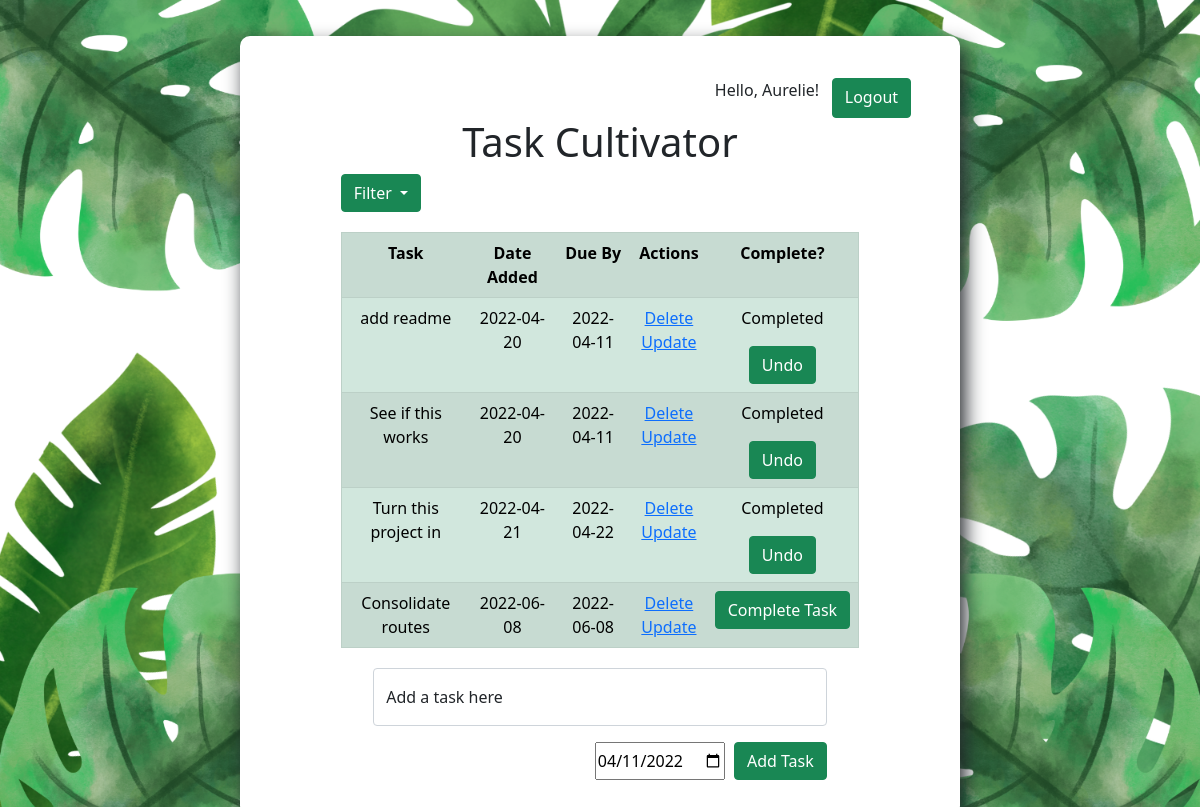
The app's page / (signed in) with its own data.
### index.py (models this page shows, shortened)
class User(db.Model, UserMixin):
    __table_name__ = 'user'
    id = db.Column(db.Integer, primary_key=True)
    first_name = db.Column(db.String(20), nullable=False)
    last_name = db.Column(db.String(20), nullable=False)
    password = db.Column(db.String(80), nullable=False)
    email = db.Column(db.String(30), nullable=False, unique=True)
    todos = db.relationship('Todo', backref='user')

class Todo(db.Model):
    __table_name__ = 'todo'
    id = db.Column(db.Integer, primary_key=True)
    content = db.Column(db.String(200), nullable=False)
    due_date = db.Column(db.DateTime, nullable=False, default=datetime.utcnow)
    completed = db.Column(db.Integer, default=0)
    data_created = db.Column(db.DateTime, default=datetime.utcnow)
    is_complete = db.Column(db.Boolean, default=False)
    user_id = db.Column(db.Integer, db.ForeignKey('user.id'), nullable=False)

### index.py (the view)
@app.route('/', methods=['GET'])
@login_required
def index():
    tasks = Todo.query.order_by(Todo.data_created).filter_by(
        user_id=current_user.id).all()
    logged_in_user = User.query.filter_by(id=current_user.id).first()
    return render_template('index.html', tasks=tasks, user=logged_in_user)

### index.py (called while the page is built)
@login_manager.user_loader  # loads user from database
def load_user(user_id):  # user_id is the id of the user
    return User.query.get(int(user_id))  # returns user object

### templates/index.html (shortened to what this page needs)
{% extends 'base.html' %}  {% block body %}
<div class="page">
  <head>
    <link
      href="https://cdn.jsdelivr.net/npm/bootstrap@5.1.3/dist/css/bootstrap.min.css"
      rel="stylesheet"
    />
  </head>
  <div class="content task-striker">
    <div class="logout-button">
      <p style="margin-right: 2%">Hello, {{user.first_name}}!</p>
      <a class="btn btn-success" href="/logout" role="button">Logout</a>
    </div>
    <h1 class="headers">Task Cultivator</h1>
    {% if tasks|length < 1 %}
    <h4 class="headers">
      Hi {{user.first_name}}! You don't seem to have any tasks at the moment.
      Create one below!
    </h4>
    {% else %}
    <div class="dropdown filter-button">
      <button
        class="btn btn-success dropdown-toggle"
        type="button"
        id="dropdownMenuButton1"
        data-bs-toggle="dropdown"
        aria-expanded="false"
      >
        Filter
      </button>
    </div>
    <table class="table table-success table-striped table-hover task-table">
      <tr style="text-align: center">
        <th>Task</th>
        <th>Date Added</th>
        <th>Due By</th>
        <th>Actions</th>
        <th>Complete?</th>
      </tr>
      {% for task in tasks%}
      <tr>
        <td>{{task.content}}</td>
        <td>{{task.data_created.date()}}</td>
        <td>{{task.due_date.date()}}</td>
        <td>
          <a href="/task/{{task.id}}/delete">Delete</a>
          <br />
          <a href="/task/{{task.id}}/update">Update</a>
        </td>
        <td>
          {% if task.is_complete == True %}
          <p>Completed</p>
          <form action="/task/{{task.id}}/complete" method="POST">
            <input type="submit" class="btn btn-success" value="Undo" />
          </form>
          {% else %}
          <form action="/task/{{task.id}}/complete" method="POST">
            <input
              type="submit"
              class="btn btn-success"
              value="Complete Task"
            />
          </form>
          {% endif %}
        </td>
      </tr>
      {% endfor %}
    </table>
    {% endif %}
    <div class="form">
      <form action="/task/add" method="POST">
        <div class="form-floating mb-3">
          <input
            type="text"
            name="content"
            class="form-control"
            id="floatingInput content"
            placeholder="name@example.com"
          />
          <label for="floatingInput">Add a task here</label>
        </div>
        <div class="date-submit">
          <input
            type="date"
            id="due_date"
            name="due_date"
            value="2022-04-11"
            min="2022-04-11"
            max="2028-12-31"
            style="margin-right: 2%"
          />
          <input type="submit" class="btn btn-success" value="Add Task" />
        </div>
      </form>
    </div>
  </div>
</div>
{% endblock %}

### static/css/main.css (style rules this page uses)
body { margin: 0; font-family: 'Roboto Mono', monospace; }
.content { margin-top: 10%; margin-bottom: 5% }
.date-submit { display: flex; justify-content: flex-end; }
table, td, th { border: 1px solid #aaa; }
.task-table { max-width: 80%; }
table { border-collapse: collapse; width: 50%; margin-left: 10%; margin-top: 3%; }
.filter-button { margin-left:10% }
.task-striker { background-color: white; width: 60%; margin-top: 3%; margin-bottom: 20%; padding: 3%; position: absolute; left: 20%; box-shadow: 5px 10px 20px 0px; border-radius: 10px; }
th { height: 30px; }
td { text-align: center; padding: 5px; }
.form { margin-top: 20px; align-content: center; margin-left: 15%; width: 70% }
.headers { text-align: center; }
.logout-button { display:flex; justify-content: flex-end; margin-top: 1%; margin-right: 2%; }
html { background-image: url("/static/LoginSignupPage.png"); background-repeat: no-repeat; background-size: cover; }

### records on screen
User: first_name "Aurelie"
Todo: content "add readme", data_created "2022-04-20", due_date "2022-04-11"
Todo: content "See if this works", data_created "2022-04-20", due_date "2022-04-11"
Todo: content "Turn this project in", data_created "2022-04-21", due_date "2022-04-22"
Todo: content "Consolidate routes", data_created "2022-06-08", due_date "2022-06-08"
